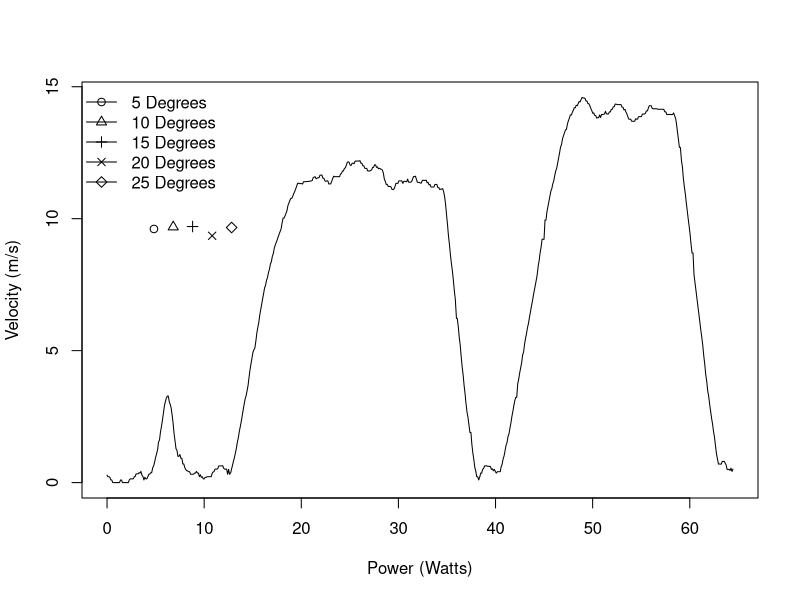

Here is the R script that generated this plot:
# Set the working directory
setwd("/Users/mac/Desktop/Programming/COMP9596//DroneData")
require(splines) #thx @Chase for the notice

# Read the data
data <- read.csv(file="14.csv", header=TRUE, sep=",")

# Convert date column to Date object
data$Date <- as.POSIXct(data$Date)

# Extract the data from column name to plot
data.toPlot <- data[data$Battery > 5,]

# Calculate the difference of each time point to the first (in seconds)
data.toPlot$TimeDiff <- data.toPlot$Date - data.toPlot$Date[1]

# Since TimeDiff is a time/date object, convert it to a numeric and store this as an extra column in data frame
data.toPlot$TimeDiffValue <- as.numeric(data.toPlot$TimeDiff)

# Multiple current and voltage to get Power
data.toPlot$Power <- as.double(-(data.toPlot$Current/1000) * data.toPlot$Voltage/1000)

#Get Mangnitude of Velocity
data.toPlot$Velocity <- sqrt(data.toPlot$VelocityX^2 + data.toPlot$VelocityY^2 + data.toPlot$VelocityZ^2)
data.toPlot$Mean <- mean(data.toPlot$Power)

#dY <- diff(data.toPlot$Velocity)/diff(data.toPlot$TimeDiffValue)  # the derivative of your function
#dX <- rowMeans(embed(data.toPlot$TimeDiffValue,2)) # centers the X values for plotting

#ppi <- 200
#png(file=paste("FirstExperiment", ".png", sep=""), height=7*ppi, width=9*ppi, res=ppi)

#write.csv(data.toPlotFinal, file="FirstRev.csv")
plot(y=data.toPlot$Velocity, x=data.toPlot$TimeDiffValue,type="l",col="black", lwd="1", ylab="Velocity (m/s)", xlab="Power (Watts)")
points(x=4.8299999, y=9.6104106, pch=1)
points(x=6.81299996376038, y=9.6860727, pch=2)
points(x=8.81, y=9.7025768, pch=3)
points(x=10.819000005722, y=9.3520047, pch=4)
points(x=12.8249998092651, y=9.6648853, pch=5) 

legend("topleft", legend=c("5 Degrees", "10 Degrees", "15 Degrees", "20 Degrees", "25 Degrees"), bty="n", pch=1:5, lty=1, lwd=1)

#dev.off()
